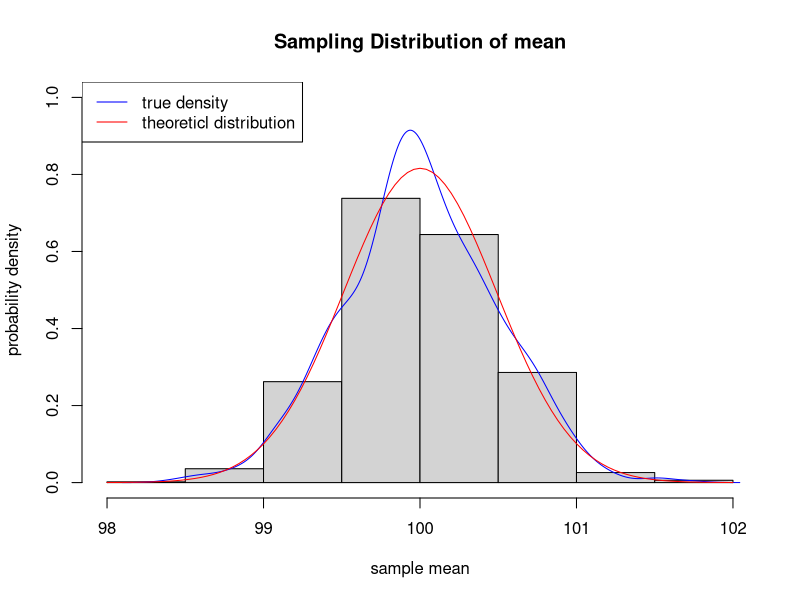

Write R code to recreate this figure.
## ---- chunk 1
knitr::opts_chunk$set(echo = TRUE)
## ---- chunk 2
set.seed(123)
pop <- rnorm(mean = 100, sd = 5, n = 10000)
pop_mean <- mean(pop)
pop_sd <- sd(pop)
## ---- chunk 3
sam_num <- 100
se <- pop_sd/sqrt(sam_num)
se
## ---- chunk 4
sam <- sample(pop, sam_num)
pop_mean_hat <- mean(sam)
se_hat <- sd(sam)/sqrt(sam_num)
pop_mean_hat
se_hat
## ---- chunk 5
repeat_num <- 1000
sam_mean_vec <- rep(0, repeat_num)
for (i in 1:repeat_num) {
  sam <- sample(pop, sam_num)
  sam_mean_vec[i] <- mean(sam)
}
pop_mean_hat2 <- mean(sam_mean_vec)
se_hat2 <- sd(sam_mean_vec)
pop_mean_hat2
se_hat2

hist(sam_mean_vec, freq = FALSE, ylim = c(0, 1), main = "Sampling Distribution of mean", xlab = "sample mean", ylab = "probability density")
lines(density(sam_mean_vec), col = "blue")
curve(dnorm(x, mean = pop_mean_hat2, sd = se_hat2), col = "red", add = TRUE)
legend("topleft",legend = c("true density", "theoreticl distribution"), lwd=1, col=c("blue", "red"))
## ---- chunk 6
library(boot)
boot_mean <- function(vec, idx){
  return(mean(vec[idx]))
}
boot(data = sam, statistic = boot_mean, R = 1000)
